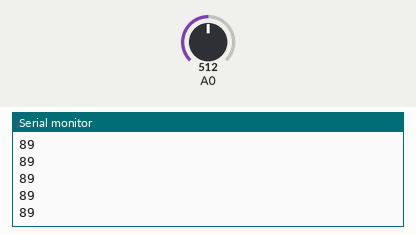
A sketch run on a simulated Arduino Uno, built with avr-gcc and run on an emulated ATmega328P. Parts: the last lines printed to the serial monitor. The inputs (shaded band) are chosen by the test bench; at power-on: A0 = 512. No radio packets arrive unless stated.

Above: at 1.2 s.
1.3 s: A0 set to 716
At 2.2 s:
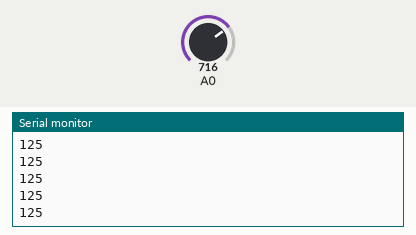
2.8 s: A0 set to 900
At 3.4 s:
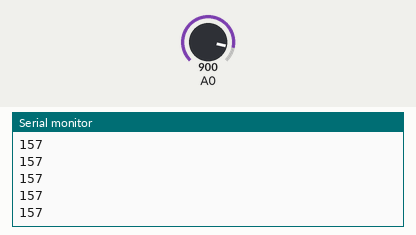
Timing chart, 0 to 5.8 s (numbered marks = the images above; inputs shaded):
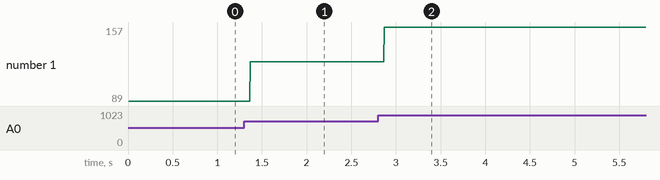

The sketch:

receiver-code.ino
```cpp
#include <SPI.h>
#include <nRF24L01.h>
#include <RF24.h>
RF24 radio(7, 8); //radio(CE, CS);
const uint64_t kod = 0xE8E8F0F0E1LL;

int sayi[1];
int pot;

void setup() {
Serial.begin(9600);

radio.begin();
radio.openWritingPipe(kod);

}

void loop() {

pot = analogRead(A0);
sayi[0] = map(pot, 0, 1023, 0, 179);

radio.write(sayi, 1);

Serial.println(sayi[0]);
}
```

Measured:
- after the input at 1.3 s, the serial monitor: prints a new line after 0.07 s (image 1)
- after the input at 2.8 s, the serial monitor: prints a new line after 0.07 s (image 2)
- plotted number 1: 89 → 125 after the input at 1.3 s, 125 → 157 after the input at 2.8 s
